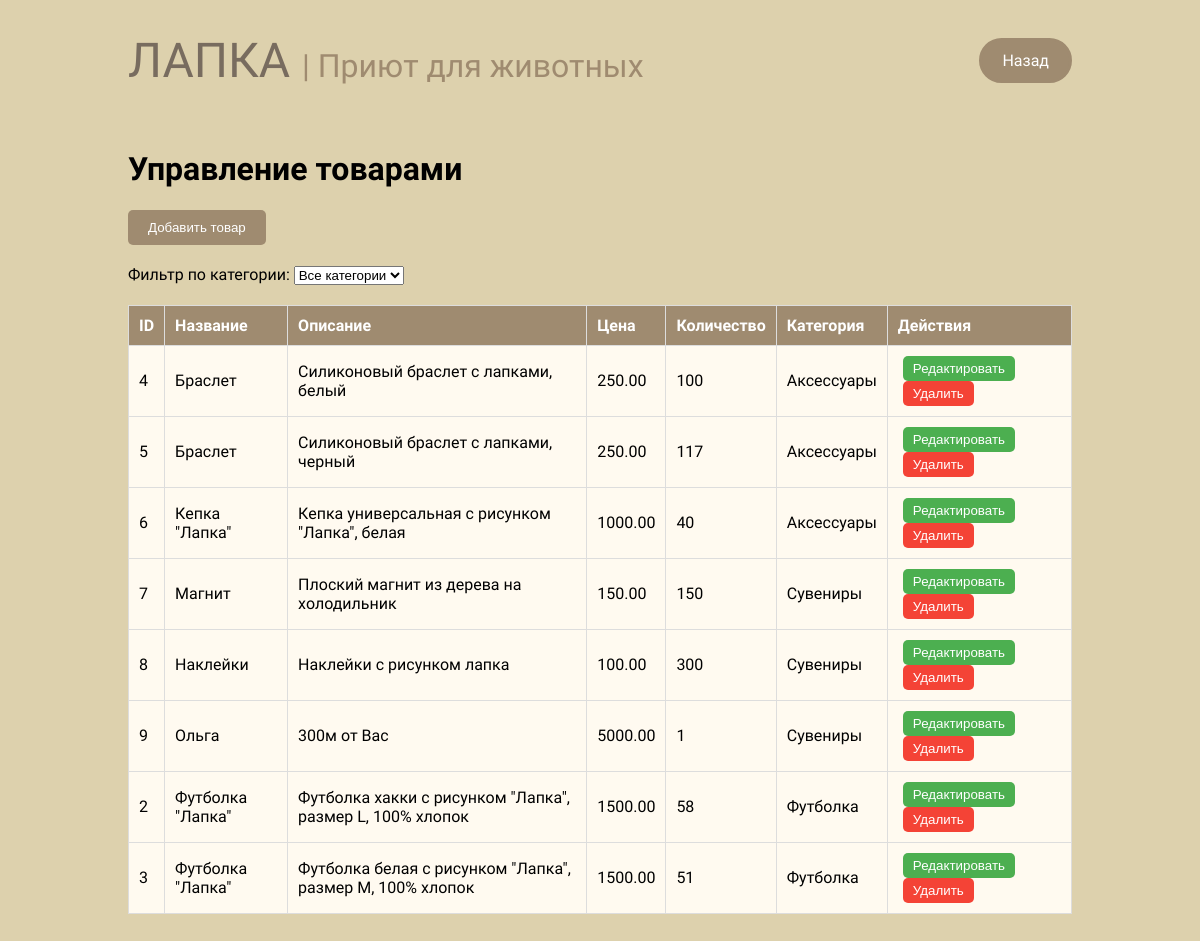
Screenshot of /server/admin/manage_products.php (signed in) with the database file from the repository.
### tables this page shows
CREATE TABLE `shop_products` (
  `id` int(11) NOT NULL,
  `name` varchar(255) NOT NULL,
  `description` text DEFAULT NULL,
  `price` decimal(10,2) NOT NULL,
  `stock_quantity` int(11) DEFAULT 0,
  `photo_path` varchar(255) DEFAULT NULL,
  `category_id` int(11) DEFAULT NULL,
  `created_at` timestamp NOT NULL DEFAULT current_timestamp(),
  `updated_at` timestamp NOT NULL DEFAULT current_timestamp() ON UPDATE current_timestamp()
);

CREATE TABLE `product_categories` (
  `id` int(11) NOT NULL,
  `name` varchar(100) NOT NULL
);

### server/admin/manage_products.php (the view, shortened to what this page needs)
<?php
require_once '../db_connection.php';
?>
<!DOCTYPE html>
<html lang="ru">
<head>
    <link rel="stylesheet" href="../../css/styles.css">
</head>
<body>
    <header class="header">
        <div class="header-container">
            <a href="../../index.html" class="logo-button">
                <h1 class="logo">ЛАПКА <span>| Приют для животных</span></h1>
            </a>
            <a href="../../admin_panel.html" class="back-button">Назад</a>
        </div>
    </header>
    <div class="admin-container">
        <h1>Управление товарами</h1>
        <button class="add-button" onclick="location.href='add_product.php'">Добавить товар</button>
        <form method="GET" action="">
            <label for="category">Фильтр по категории:</label>
            <select name="category" id="category" onchange="this.form.submit()">
                <option value="">Все категории</option>
            </select>
        </form>
        <table>
            <thead>
                <tr>
                    <th>ID</th>
                    <th>Название</th>
                    <th>Описание</th>
                    <th>Цена</th>
                    <th>Количество</th>
                    <th>Категория</th>
                    <th>Действия</th>
                </tr>
            </thead>
            <tbody>
                <?php
                $sql = "SELECT p.id, p.name, p.description, p.price, p.stock_quantity, c.name as category
                        FROM shop_products p
                        JOIN product_categories c ON p.category_id = c.id";
                $result = $conn->query($sql);
                if ($result->num_rows > 0) {
                    while ($row = $result->fetch_assoc()) {
                        echo "<tr>
                                <td>{$row['id']}</td>
                                <td>{$row['name']}</td>
                                <td>{$row['description']}</td>
                                <td>{$row['price']}</td>
                                <td>{$row['stock_quantity']}</td>
                                <td>{$row['category']}</td>
                                <td class='actions'>
                                    <button class='edit' onclick='location.href=\"edit_product.php?id={$row['id']}\"'>Редактировать</button>
                                    <button class='delete' onclick='deleteProduct({$row['id']})'>Удалить</button>
                                </td>
                              </tr>";
                    }
                } else {
                    echo "<tr><td colspan='7'>Нет данных о товарах</td></tr>";
                }
                ?>
            </tbody>
        </table>
    </div>
</body>
</html>

### css/styles.css (style rules this page uses)
body { font-family: "Comfortaa", serif; font-weight: 400; font-style: normal; margin: 1% 9%; padding: 0; background-color: #ddd1ad; }
.header-container { display: flex; justify-content: space-between; align-items: center; padding: 20px; background-color: #ddd1ad; }
.logo, .logo-button { font-family: "Rubik Spray Paint", serif; font-weight: 400; font-size: 3rem; color: #786C5F; margin: 0; text-decoration: none; }
.logo span { font-family: "Comfortaa", serif; font-weight: 400; font-size: 2rem; color: #9F8B70; }

### server/admin/manage_products.php (style rules this page uses)
.admin-container { padding: 20px; max-width: 1200px; margin: 0 auto; }
table { width: 100%; border-collapse: collapse; margin-top: 20px; }
th, td { padding: 10px; border: 1px solid #ddd; text-align: left; background-color: floralwhite; }
th { background-color: #9F8B70; color: white; }
.actions button { padding: 5px 10px; margin: 0 5px; border: none; border-radius: 5px; cursor: pointer; }
.actions button.edit { background-color: #4CAF50; color: white; }
.actions button.delete { background-color: #f44336; color: white; }
.add-button { padding: 10px 20px; background-color: #9F8B70; color: white; border: none; border-radius: 5px; cursor: pointer; margin-bottom: 20px; }
.back-button { display: inline-block; padding: 10px 20px; font-size: 1rem; border: 3px solid #9F8B70; border-radius: 30px; text-decoration: none; color: #fff; background-color: #9F8B70; text-align: center; transition: all 0.3s ease; cursor: pointer; }

### rows the page displays
shop_products: id "4", name "Браслет", description "Силиконовый браслет с лапками, белый", price "250.00", stock_quantity "100", category.name "Аксессуары"
shop_products: id "5", name "Браслет", description "Силиконовый браслет с лапками, черный", price "250.00", stock_quantity "117", category.name "Аксессуары"
shop_products: id "6", name "Кепка \"Лапка\"", description "Кепка универсальная с рисунком \"Лапка\", белая", price "1000.00", stock_quantity "40", category.name "Аксессуары"
shop_products: id "7", name "Магнит", description "Плоский магнит из дерева на холодильник", price "150.00", stock_quantity "150", category.name "Сувениры"
shop_products: id "8", name "Наклейки", description "Наклейки с рисунком лапка", price "100.00", stock_quantity "300", category.name "Сувениры"
shop_products: id "9", name "Ольга", description "300м от Вас", price "5000.00", stock_quantity "1", category.name "Сувениры"
shop_products: id "2", name "Футболка \"Лапка\"", description "Футболка хакки с рисунком \"Лапка\", размер L, 100% хлопок", price "1500.00", stock_quantity "58", category.name "Футболка"
shop_products: id "3", name "Футболка \"Лапка\"", description "Футболка белая с рисунком \"Лапка\", размер M, 100% хлопок", price "1500.00", stock_quantity "51", category.name "Футболка"
